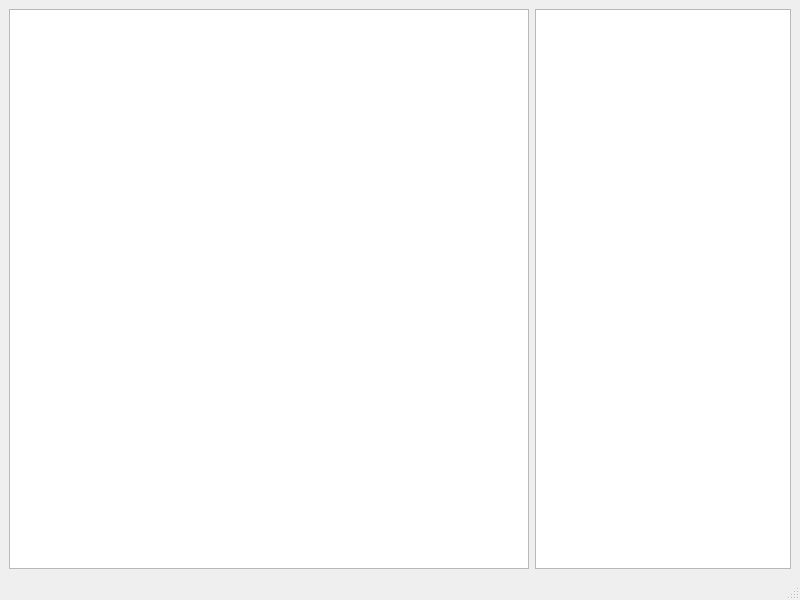
<?xml version="1.0" encoding="UTF-8"?>
<ui version="4.0">
 <class>MainWindow</class>
 <widget class="QMainWindow" name="MainWindow">
  <property name="geometry">
   <rect>
    <x>0</x>
    <y>0</y>
    <width>800</width>
    <height>600</height>
   </rect>
  </property>
  <property name="windowTitle">
   <string>MainWindow</string>
  </property>
  <widget class="QWidget" name="centralwidget">
   <layout class="QGridLayout" name="gridLayout" columnstretch="1,0">
    <item row="0" column="1">
     <widget class="QTreeWidget" name="treeWidget">
      <attribute name="headerVisible">
       <bool>false</bool>
      </attribute>
      <column>
       <property name="text">
        <string notr="true">1</string>
       </property>
      </column>
     </widget>
    </item>
    <item row="0" column="0">
     <widget class="QListWidget" name="listWidget"/>
    </item>
   </layout>
  </widget>
  <widget class="QMenuBar" name="menubar">
   <property name="geometry">
    <rect>
     <x>0</x>
     <y>0</y>
     <width>800</width>
     <height>25</height>
    </rect>
   </property>
  </widget>
  <widget class="QStatusBar" name="statusbar"/>
 </widget>
 <resources/>
 <connections/>
</ui>
